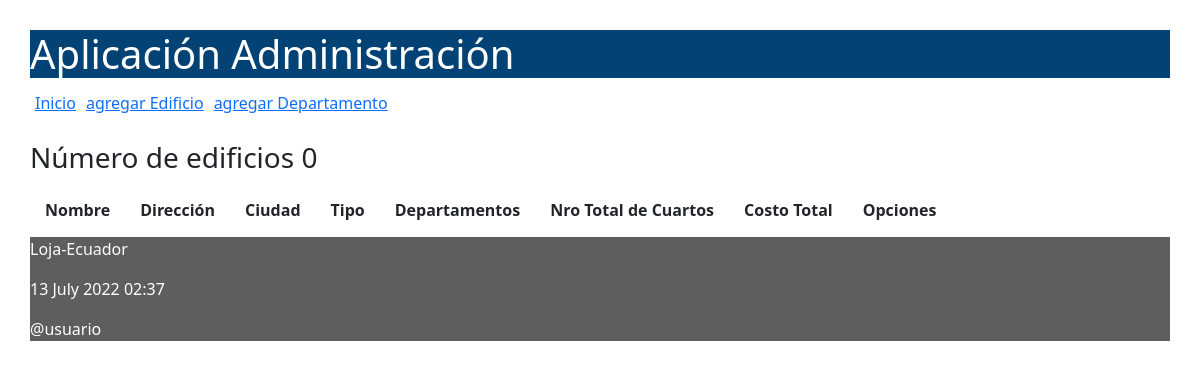
Before: / with the older database file.
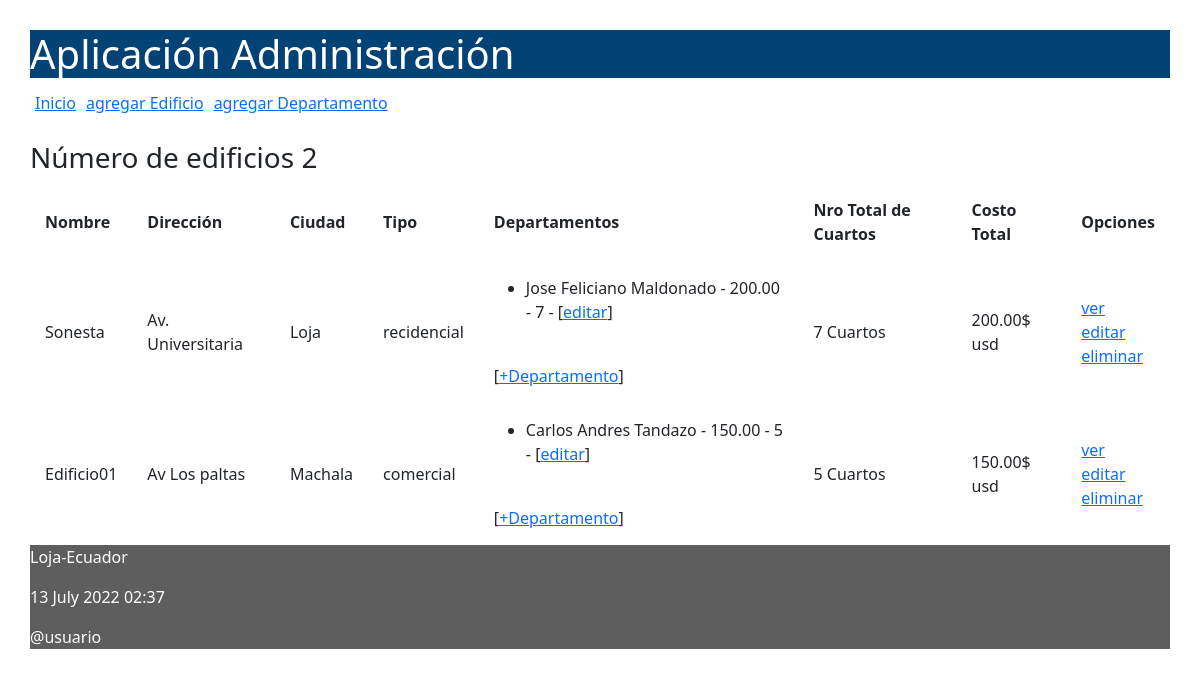
After: the same page with the newer database file.
### administrativo/models.py (models this page shows, shortened)
class Edificio(models.Model):
    class Meta:
        verbose_name_plural = "Edificios"
    opciones_tipo = (
        ('recidencial', 'Edificio Recidencial'),
        ('comercial', 'Edificio Comercial'),
    )
    nombre = models.CharField(max_length=50)
    direccion = models.CharField(max_length=150)
    ciudad = models.CharField(max_length=30)
    tipo = models.CharField(max_length=50, choices=opciones_tipo)
    def obtenerNroCuartos(self):
        valor = [d.numeroCuartos for d in self.departamentos.all()]
        valor = sum(valor)
        return valor
    def obtenerCostoTotal(self):
        valor = [d.costoDepartamento for d in self.departamentos.all()]
        valor = sum(valor)
        return valor

class Departamento(models.Model):
    class Meta:
        verbose_name_plural = "Departamentos"
    nombrePropietario = models.CharField(max_length=100)
    costoDepartamento = models.DecimalField(max_digits=10000, decimal_places=2)
    numeroCuartos = models.IntegerField()
    edificio = models.ForeignKey(Edificio, on_delete=models.CASCADE, related_name="departamentos")

### administrativo/views.py (the view)
# urls.py: path('', views.index, name='index'),
def index(request):
    edificio = Edificio.objects.all()
    informacion_template = {'edificios': edificio, 'numero_edificios': len(edificio)}
    return render(request, 'index.html', informacion_template)

### administrativo/templates/index.html (shortened to what this page needs)
{% extends "master.html" %}
{% block content %}
<h3>Número de edificios {{ numero_edificios }}</h3>
<table id="tabla_datos">
  <thead>
    <tr>
      <th>Nombre</th>
      <th>Dirección</th>
      <th>Ciudad</th>
      <th>Tipo</th>
      <th>Departamentos</th>
      <th>Nro Total de Cuartos</th>
      <th>Costo Total</th>
      <th>Opciones</th>
    </tr>
  </thead>
  {% for e in edificios %}
  <tr>
    <td> {{e.nombre}}</td>
    <td> {{e.direccion}}</td>
    <td> {{e.ciudad}}</td>
    <td> {{e.tipo}}</td>
    <td>
      <ul>
        {% for d in e.departamentos.all %}
          <li>
            <span>{{d.nombrePropietario}} - {{d.costoDepartamento}} - {{d.numeroCuartos}} - [<a href="{% url 'editarDepartamento' d.id %}">editar</a>] </span>
          </li>
        {% endfor %}
      </ul>
      <br>[<a href="{% url 'agregarDepartamentoEdificio' e.id %}">+Departamento</a>]
      <td>{{ e.obtenerNroCuartos }} Cuartos</td>
      <td>{{ e.obtenerCostoTotal }}$ usd</td>
    </td>
    <td> <a href="{% url 'verEdificio' e.id %}">ver</a> <br>
      <a href="{% url 'editarEdificio' e.id %}">editar</a> <br>
      <a href="{% url 'eliminarEdificio' e.id %}"
      onclick="return confirm('¿Está seguro de la eliminación?')" >
      eliminar</a>
    </td>
  </tr>
  {% endfor %}
</table>
{% endblock %}

### administrativo/templates/master.html (shortened to what this page needs)
<!DOCTYPE html>
<html>
  <head>
    {% load static %}
    <link rel="stylesheet" type="text/css" href="{% static 'css/estilos.css' %}">
    <link href="https://cdn.jsdelivr.net/npm/bootstrap@5.0.2/dist/css/bootstrap.min.css" rel="stylesheet">
    <link rel="stylesheet" type="text/css" href="https://cdn.datatables.net/1.10.25/css/jquery.dataTables.min.css">
  </head>
  <body>
  <header>
    <h1>Aplicación Administración </h1>
    <nav class="top_menu">
      <ul>
        <li><a href="{% url 'index' %}">Inicio</a></li>
        <li><a href="{% url 'crearEdificio' %}">agregar Edificio</a></li>
        <li><a href="{% url 'crearDepartamento' %}">agregar Departamento</a></li>
      </ul>
    </nav>
  </header>
  <section>
      {% block content %}{% endblock %}
  </section>
  {% include 'footer.html' %}
  </body>
</html>

### administrativo/templates/footer.html
<footer>
      <p>Loja-Ecuador</p>
      <p>{% now "j F Y H:i" %}</p>
      <p>@usuario</p>
</footer>

### administrativo/static/css/estilos.css (style rules this page uses)
body { background: #FEFEFD; padding: 30px; }
header { background: #034275; color: #FFF; }
section { width: 100%; }
th, td { padding: 15px; border-bottom: 1px solid black; }
.top_menu ul { list-style:none; float:left; padding: 5px; width:95%; }
.top_menu ul li { float:left; margin-right:10px; margin-bottom:5px; text: #FFF; }
footer { background: #5E5E5E; color: #FFF; }

Changed rows visible on the page:
added Edificio: nombre "Sonesta", direccion "Av. Universitaria", ciudad "Loja", tipo "recidencial", obtenerNroCuartos "7", obtenerCostoTotal "200.00"
added Departamento: nombrePropietario "Jose Feliciano Maldonado", costoDepartamento "200.00", numeroCuartos "7", shown under "Sonesta"
added Edificio: nombre "Edificio01", direccion "Av Los paltas", ciudad "Machala", tipo "comercial", obtenerNroCuartos "5", obtenerCostoTotal "150.00"
added Departamento: nombrePropietario "Carlos Andres Tandazo", costoDepartamento "150.00", numeroCuartos "5", shown under "Edificio01"
Other visible differences:
{{ numero_edificios }}: "0" → "2"
